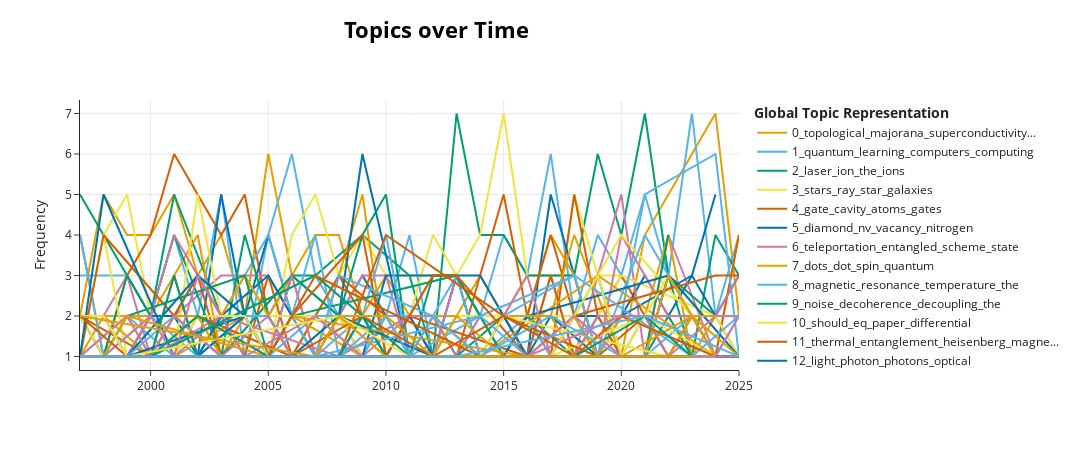

The notebook cell saved with this chart:
### Code cell
topics_over_time = topic_model.topics_over_time(docs, timestamps)
topic_model.visualize_topics_over_time(topics_over_time)
